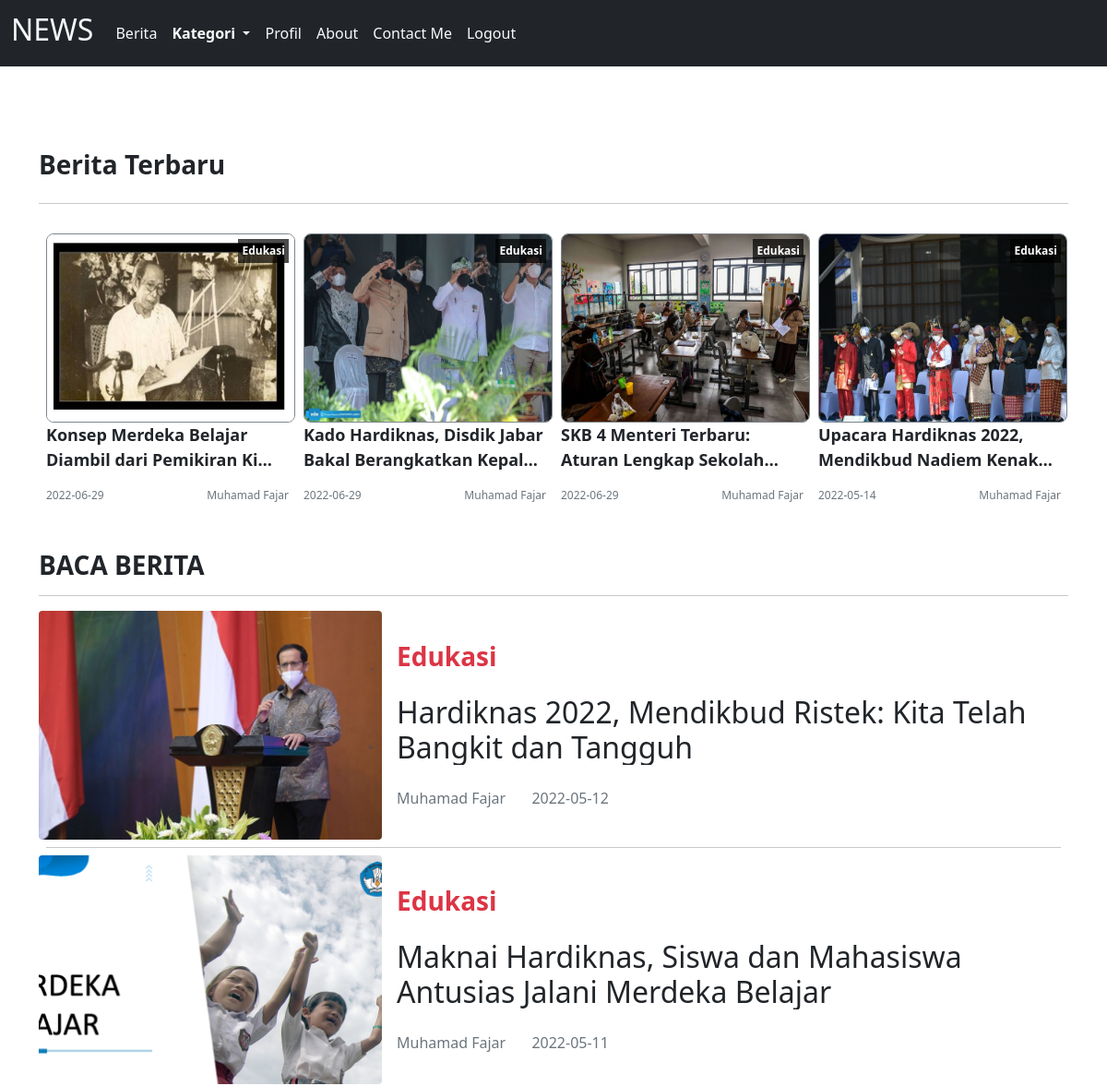
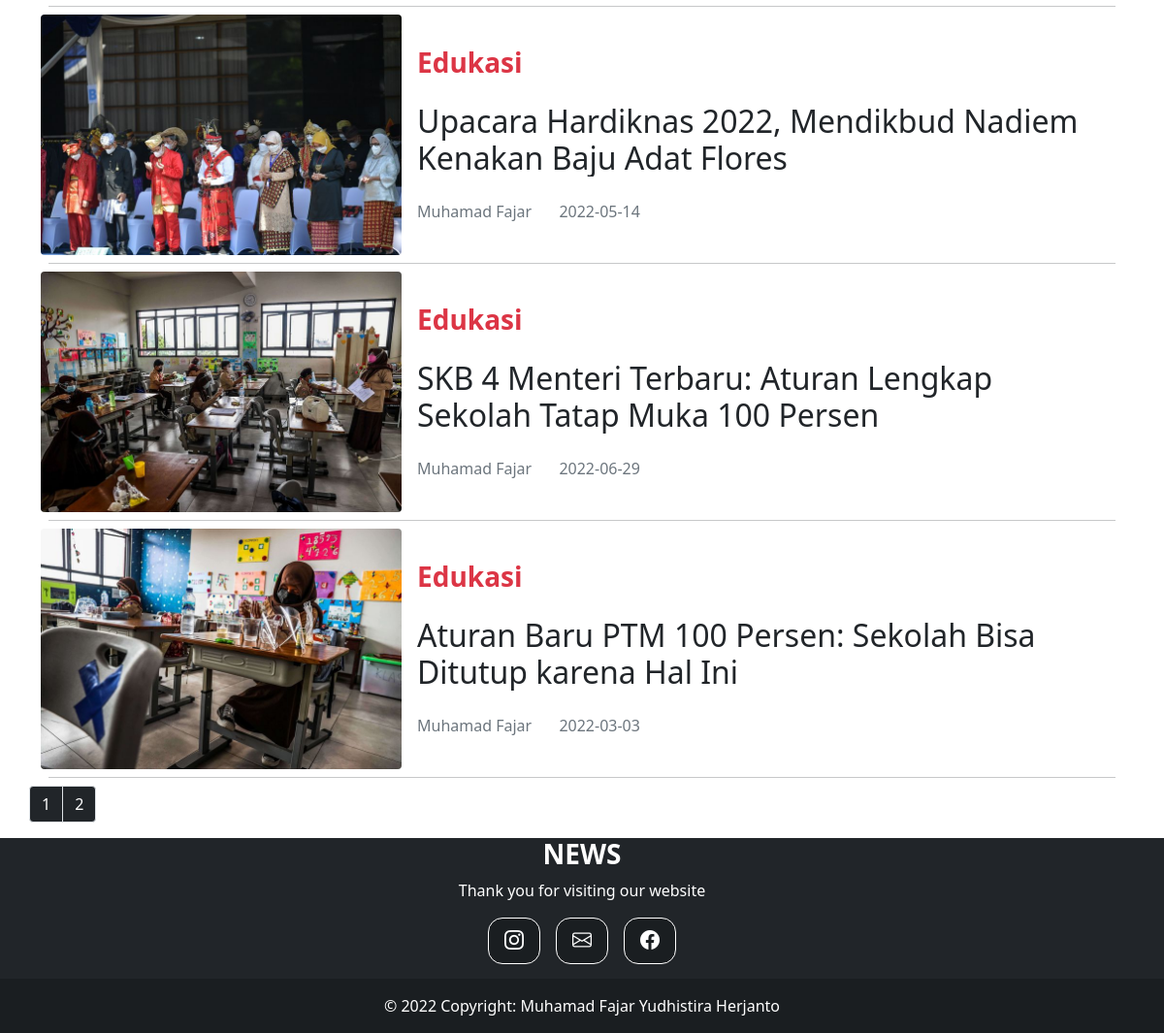
Screenshot of /kategoriedukasipage.php (signed in) with the database file from the repository (2 pictures, top to bottom).
### tables this page shows
CREATE TABLE `berita` (
  `id_berita` int(11) NOT NULL,
  `id_kategori` int(11) NOT NULL,
  `judul_berita` varchar(255) NOT NULL,
  `penulis_berita` varchar(255) NOT NULL,
  `tgl_berita` date NOT NULL,
  `isi_berita` text NOT NULL,
  `gambar_berita` varchar(255) NOT NULL
);

CREATE TABLE `kategori` (
  `id_kategori` int(11) NOT NULL,
  `nama_kategori` varchar(255) NOT NULL
);

### kategoriedukasipage.php (the view, shortened to what this page needs)
<?php
        include "koneksi.php";
        $id="edukasi";
        $limit = 5;
          if (isset($_GET["page"])) {
	          $page  = $_GET["page"];
	        }
      	  else{
	          $page=1;
	        };
        $start_from = ($page-1) * $limit;
?>
<!DOCTYPE html>
<html lang="en">
<head>
     <link rel="stylesheet" href="css/bootstrap.min.css">
     <link rel="stylesheet" href="css/bootstrap.css">
     <link rel="stylesheet" href="assets/style/style.css">
     <link rel="stylesheet" href="https://cdn.jsdelivr.net/npm/bootstrap-icons@1.8.1/font/bootstrap-icons.css">
</head>
<body>
<nav class="navbar navbar-expand-lg navbar-light bg-dark ">
        <div class="container-fluid">
          <a class="navbar-brand text-light" href="#"><h2>NEWS</h2></a>
          <div class="collapse navbar-collapse" id="navbarNav">
            <ul class="navbar-nav justify-content-center">
              <li class="nav-item">
                <a class="nav-link text-light" href="user/indexuser.php">Berita</a>
              </li>
              <li class="nav-item dropdown">
               <a class="nav-link dropdown-toggle nav-link text-light fw-bold" href="#" id="navbarDropdownMenuLink" role="button" data-bs-toggle="dropdown" aria-expanded="false">
               Kategori
          </a>
              </li>
              <li class="nav-item">
                <a class="nav-link text-light" href="user/indexprofil.php">Profil</a>
              </li>
              <li class="nav-item">
                <a class="nav-link text-light" href="aboutpage.php">About</a>
              </li>
              <li class="nav-item">
                <a class="nav-link text-light" href="contactpage.php">Contact Me</a>
              </li>
              <li class="nav-item">
                <a class="nav-link text-light" href="logout.php">Logout</a>
              </li>
            </ul>
          </div>
        </div>
      </nav>
    <section id="content">
    <div class="container" style="margin-top:50px;">
    <div class="d-flex justify-content-between">
      <h3 class="fw-bold">Berita Terbaru</h3>
      </div>
      <hr>
    <div class="row row-cols-1 row-cols-md-3 row-cols-2 row-cols-lg-4 g-4 g-lg-3 m-0 w-100">
        <?php
            $query= $koneksi->query("SELECT * FROM berita INNER JOIN kategori ON berita.id_kategori=kategori.id_kategori WHERE nama_kategori='$id' ORDER BY tgl_berita DESC LIMIT 4");
            while ($data=mysqli_fetch_array($query))  {
        ?>
                <div class="col">
                    <div class="card border-0 h-100 mb-2 mb-md-4">
                        <span class="label-category p-1"><?=$data['nama_kategori']?></span>
                        <img src="images/<?=$data['gambar_berita']?>" alt="" class="thumbnail-latets" style="height:100%">
                        <div class="card-body p-0">
                            <p class="card-title-latets mb-2 mb-md-3 multi-line-truncate"><?=$data['judul_berita']?></p>
                            <div class="d-flex justify-content-between">
                                <small class="text-muted"><?= $data['tgl_berita']?></small>
                                <small class="text-muted"><?= $data['penulis_berita']?></small>
                            </div>
                        </div>
                    </div>
                </div>
                <?php
            }
                ?>
    </div>
             <div id="content-news" class="row" style="margin-top:50px;">
                <div class="col-12 col-md-12">
                    <h3 class="fw-bold">BACA BERITA</h3>
                    <hr>
                     <?php
                      $result = mysqli_query($koneksi,"SELECT * FROM berita INNER JOIN kategori ON berita.id_kategori=kategori.id_kategori WHERE nama_kategori='$id' ORDER BY id_berita DESC LIMIT $start_from, $limit");
                      while ($data=mysqli_fetch_array($result))  {
                      ?>
                      <div class="card border-0 w-100">
                          <div class="row g-0 align-items-center">
                            <div class="col-md-4 col-4 position-relative">
                                <img src="images/<?=$data['gambar_berita']?>" class="img-fluid rounded my-auto" style="width:400px; heigth:100%;">
                            </div>
                            <div class="col-md-8 col-8">
                                <div class="card-body p-2 p-md-3">
                                    <h3 class="text-danger fw-bold list-label"><?=$data['nama_kategori']?></h3>
                                    <h2 class="card-title multi-line-truncate list-judul my-lg-4"><?=$data['judul_berita']?></h2>
                                    <large class="text-muted penulis me-4"><?=$data['penulis_berita']?></large>
                                    <large class="text-muted"><?=$data['tgl_berita']?></large>
                                </div>
                            </div>
                         </div>
                        <hr class="m-2">
                    </div>
                      <?php
        }
        ?>
</div>
<?php
$result_db = mysqli_query($koneksi,"SELECT COUNT(*) as jumlah FROM berita WHERE id_kategori ='6'");
$row_db = mysqli_fetch_row($result_db);
$total_records = $row_db[0];
$total_pages = ceil($total_records / $limit);
$pagLink = "<ul class='pagination'>";
for ($i=1; $i<=$total_pages; $i++) {
              $pagLink .= "<li class='page-item'><a class='page-link bg-dark text-white' href='kategoriedukasipage.php?page=".$i."'>".$i."</a></li>";
}
echo $pagLink . "</ul>";
?>
            </div>
</div>
<?php
include "footer.php";
?>
    </body>
    </html>

### assets/style/style.css (style rules this page uses)
section#content { margin-top: 90px; }
small { font-size: 12px; }
.thumbnail-latets { width: 270px; height: 176px; border-radius: 8px; border: 1px solid #7D858C; }
.label-category { position: absolute; top: 6px; right: 0; font-weight: bold; background-color: rgba(0, 0, 0, .7); color: white; font-size: 12px; }
.card-title-latets { font-size: 18px; font-weight: bold; }
.multi-line-truncate { display: -webkit-box; -webkit-box-orient: vertical; -webkit-line-clamp: 2; overflow: hidden; }

### rows the page displays
berita: id_kategori.nama_kategori "Edukasi", gambar_berita (picture), judul_berita "Konsep Merdeka Belajar Diambil dari Pemikiran…", tgl_berita "2022-06-29", penulis_berita "Muhamad Fajar"
berita: id_kategori.nama_kategori "Edukasi", gambar_berita (picture), judul_berita "Kado Hardiknas, Disdik Jabar Bakal Berangkatkan…", tgl_berita "2022-06-29", penulis_berita "Muhamad Fajar"
berita: id_kategori.nama_kategori "Edukasi", gambar_berita (picture), judul_berita "SKB 4 Menteri Terbaru: Aturan Lengkap…", tgl_berita "2022-06-29", penulis_berita "Muhamad Fajar", judul_berita "SKB 4 Menteri Terbaru: Aturan Lengkap Sekolah Tatap Muka 100 Persen"
berita: id_kategori.nama_kategori "Edukasi", gambar_berita (picture), judul_berita "Upacara Hardiknas 2022, Mendikbud Nadiem…", tgl_berita "2022-05-14", penulis_berita "Muhamad Fajar", judul_berita "Upacara Hardiknas 2022, Mendikbud Nadiem Kenakan Baju Adat Flores"
berita: gambar_berita (picture), id_kategori.nama_kategori "Edukasi", judul_berita "Hardiknas 2022, Mendikbud Ristek: Kita Telah Bangkit dan Tangguh", penulis_berita "Muhamad Fajar", tgl_berita "2022-05-12"
berita: gambar_berita (picture), id_kategori.nama_kategori "Edukasi", judul_berita "Maknai Hardiknas, Siswa dan Mahasiswa Antusias Jalani Merdeka Belajar", penulis_berita "Muhamad Fajar", tgl_berita "2022-05-11"
berita: gambar_berita (picture), id_kategori.nama_kategori "Edukasi", judul_berita "Aturan Baru PTM 100 Persen: Sekolah Bisa Ditutup karena Hal Ini", penulis_berita "Muhamad Fajar", tgl_berita "2022-03-03"
